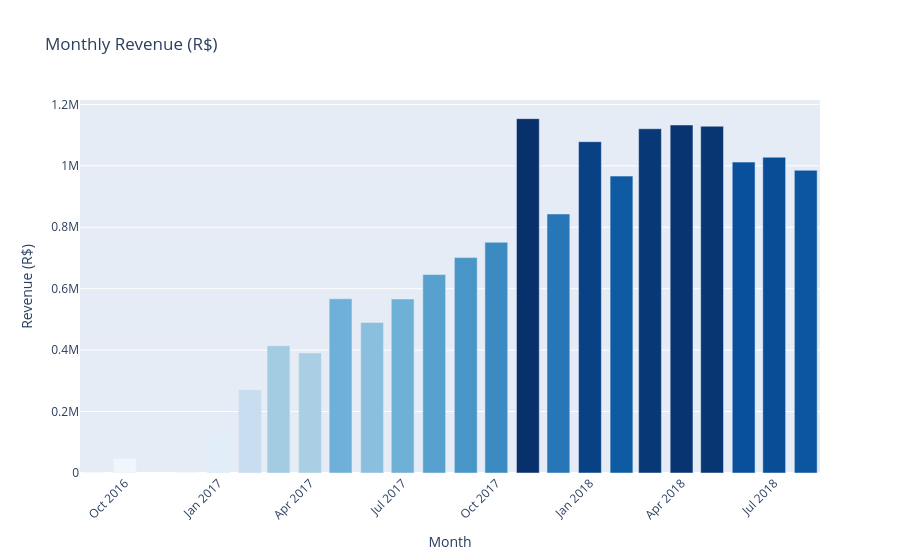

Notebook code cell kept with this figure:
### Code cell
# Join orders with payments to get revenue
order_revenue = orders_delivered.merge(
    payments.groupby("order_id")["payment_value"].sum().reset_index(),
    on="order_id", how="left"
)

monthly_revenue = order_revenue.groupby("month")["payment_value"].sum().reset_index()
monthly_revenue["month"] = monthly_revenue["month"].astype(str)

fig = px.bar(
    monthly_revenue,
    x="month", y="payment_value",
    title="Monthly Revenue (R$)",
    labels={"month": "Month", "payment_value": "Revenue (R$)"},
    color="payment_value",
    color_continuous_scale="Blues"
)
fig.update_layout(xaxis_tickangle=-45, coloraxis_showscale=False)
fig.show()

### Figure 1 — Plotly figure (JSON) as saved in the notebook; plotly's stock layout.template omitted (floating-point values rounded to 4 significant figures)
{"data": [{"hovertemplate": "Month=%{x}<br>Revenue (R$)=%{marker.color}<extra></extra>", "legendgroup": "", "marker": {"color": [0.0, 46570.0, 19.62, 127500.0, 271300.0, 414400.0, 391000.0, 567100.0, 490200.0, 566400.0, 646000.0, 701200.0, 751100.0, 1154000.0, 843200.0, 1079000.0, 966500.0, 1121000.0, 1133000.0, 1129000.0, 1012000.0, 1028000.0, 985400.0], "coloraxis": "coloraxis", "pattern": {"shape": ""}}, "name": "", "orientation": "v", "showlegend": false, "textposition": "auto", "type": "bar", "x": ["2016-09", "2016-10", "2016-12", "2017-01", "2017-02", "2017-03", "2017-04", "2017-05", "2017-06", "2017-07", "2017-08", "2017-09", "2017-10", "2017-11", "2017-12", "2018-01", "2018-02", "2018-03", "2018-04", "2018-05", "2018-06", "2018-07", "2018-08"], "xaxis": "x", "y": [0.0, 46570.0, 19.62, 127500.0, 271300.0, 414400.0, 391000.0, 567100.0, 490200.0, 566400.0, 646000.0, 701200.0, 751100.0, 1154000.0, 843200.0, 1079000.0, 966500.0, 1121000.0, 1133000.0, 1129000.0, 1012000.0, 1028000.0, 985400.0], "yaxis": "y"}], "layout": {"barmode": "relative", "coloraxis": {"colorbar": {"title": {"text": "Revenue (R$)"}}, "colorscale": [[0, "rgb(247,251,255)"], [0.125, "rgb(222,235,247)"], [0.25, "rgb(198,219,239)"], [0.375, "rgb(158,202,225)"], [0.5, "rgb(107,174,214)"], [0.625, "rgb(66,146,198)"], [0.75, "rgb(33,113,181)"], [0.875, "rgb(8,81,156)"], [1, "rgb(8,48,107)"]], "showscale": false}, "legend": {"tracegroupgap": 0}, "title": {"text": "Monthly Revenue (R$)"}, "xaxis": {"anchor": "y", "domain": [0, 1], "tickangle": -45, "title": {"text": "Month"}}, "yaxis": {"anchor": "x", "domain": [0, 1], "title": {"text": "Revenue (R$)"}}}}
